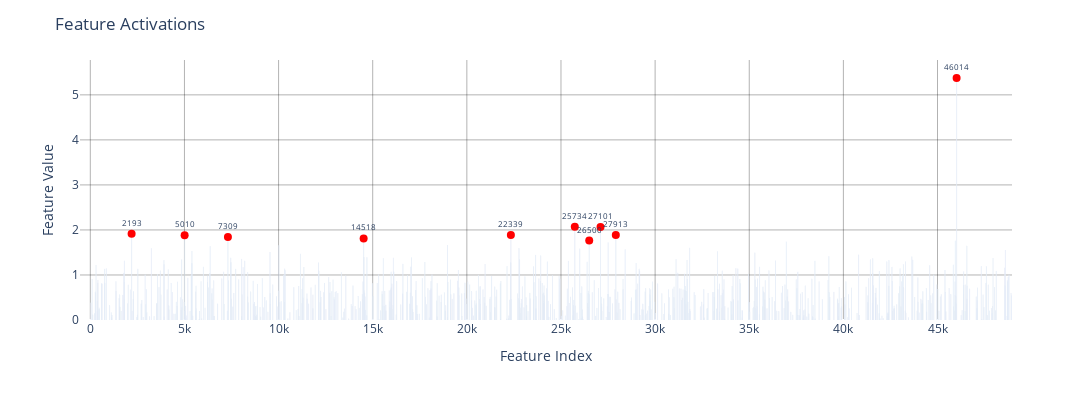

This figure's notebook cell:
### Code cell
top_indices, _ = plot_act_distribution(feature_activations, n_top=10)

### Figure 1 — Plotly figure (JSON) as saved in the notebook; plotly's stock layout.template omitted (floating-point values rounded to 4 significant figures; data arrays with more than 128 entries replaced by an {"elided": "..."} marker saying what was removed)
{"data": [{"hovertemplate": "index=%{x}<br>value=%{y}<extra></extra>", "legendgroup": "", "marker": {"color": "#636efa", "pattern": {"shape": ""}}, "name": "", "orientation": "v", "showlegend": false, "textposition": "auto", "type": "bar", "x": {"elided": "786 int values"}, "xaxis": "x", "y": {"elided": "786 float values"}, "yaxis": "y"}, {"marker": {"color": "red", "size": 8}, "mode": "markers+text", "showlegend": false, "text": ["26500", "14518", "7309", "5010", "22339", "27913", "2193", "27101", "25734", "46014"], "textfont": {"size": 8}, "textposition": "top center", "type": "scatter", "x": [26500, 14518, 7309, 5010, 22339, 27913, 2193, 27101, 25734, 46014], "y": [1.764, 1.811, 1.842, 1.883, 1.886, 1.887, 1.915, 2.067, 2.072, 5.374]}], "layout": {"barmode": "relative", "height": 400, "legend": {"tracegroupgap": 0}, "margin": {"t": 60}, "plot_bgcolor": "rgba(255,255,255,1)", "title": {"text": "Feature Activations"}, "width": 1200, "xaxis": {"anchor": "y", "domain": [0, 1], "gridcolor": "rgba(0,0,0,0.3)", "gridwidth": 1, "showgrid": true, "title": {"text": "Feature Index"}}, "yaxis": {"anchor": "x", "domain": [0, 1], "gridcolor": "rgba(0,0,0,0.3)", "gridwidth": 1, "showgrid": true, "title": {"text": "Feature Value"}}}}
